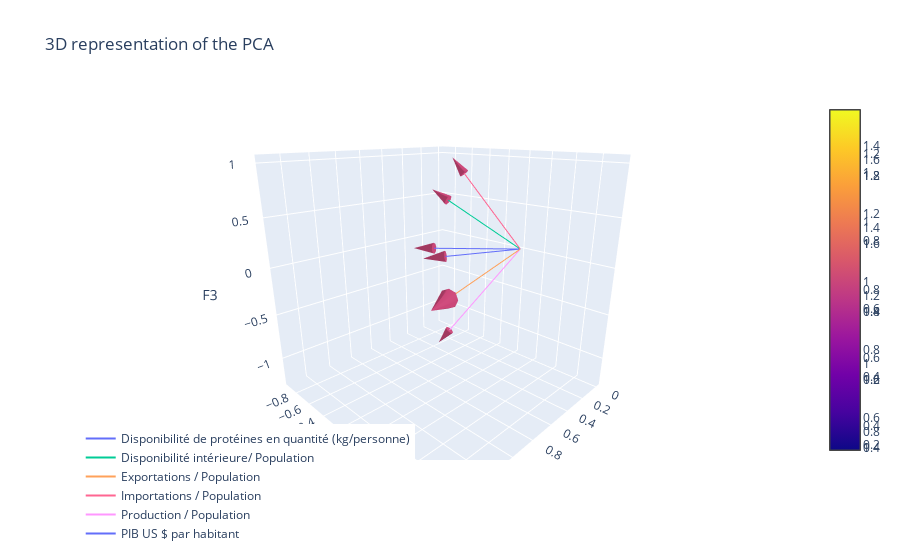

Write notebook code for a chart like this one.
### Code cell
import plotly.graph_objects as go

scaling_factor = 1.5  # Adjust the scaling factor as desired

fig = go.Figure()

for i in range(pca.components_.shape[1]):
    # Add a line for the vector
    fig.add_trace(go.Scatter3d(
        x=[0, pca.components_[0, i] * scaling_factor],
        y=[0, pca.components_[1, i] * scaling_factor],
        z=[0, pca.components_[2, i] * scaling_factor],
        mode='lines',
        name=features[i]
    ))

    # Add a cone for the arrowhead
    fig.add_trace(go.Cone(
        x=[pca.components_[0, i] * scaling_factor],
        y=[pca.components_[1, i] * scaling_factor],
        z=[pca.components_[2, i] * scaling_factor],
        u=[pca.components_[0, i] * scaling_factor],
        v=[pca.components_[1, i] * scaling_factor],
        w=[pca.components_[2, i] * scaling_factor],
        sizemode="absolute",
        sizeref=0.2,
        anchor="cm"
    ))

fig.update_layout(
    title="3D representation of the PCA",
    scene=dict(
        xaxis_title='F1',
        yaxis_title='F2',
        zaxis_title='F3',
        aspectratio=dict(x=1, y=1, z=1),
        camera=dict(eye=dict(x=1.2, y=1.2, z=0.6))
    ),
    legend=dict(
        yanchor="top",
        y=0.1,
        xanchor="left",
        x=0.001
    )
)

fig.show()

### Figure 1 — Plotly figure (JSON) as saved in the notebook; plotly's stock layout.template omitted (floating-point values rounded to 4 significant figures)
{"data": [{"mode": "lines", "name": "Disponibilité de protéines en quantité (kg/personne)", "type": "scatter3d", "x": [0, 0.2962], "y": [0, -0.7667], "z": [0, -0.1069]}, {"anchor": "cm", "sizemode": "absolute", "sizeref": 0.2, "type": "cone", "u": [0.2962], "v": [-0.7667], "w": [-0.1069], "x": [0.2962], "y": [-0.7667], "z": [-0.1069]}, {"mode": "lines", "name": "Disponibilité intérieure/ Population", "type": "scatter3d", "x": [0, 0.1587], "y": [0, -0.7228], "z": [0, 0.5017]}, {"anchor": "cm", "sizemode": "absolute", "sizeref": 0.2, "type": "cone", "u": [0.1587], "v": [-0.7228], "w": [0.5017], "x": [0.1587], "y": [-0.7228], "z": [0.5017]}, {"mode": "lines", "name": "Exportations / Population", "type": "scatter3d", "x": [0, 1.363], "y": [0, 0.5859], "z": [0, 0.1767]}, {"anchor": "cm", "sizemode": "absolute", "sizeref": 0.2, "type": "cone", "u": [1.363], "v": [0.5859], "w": [0.1767], "x": [1.363], "y": [0.5859], "z": [0.1767]}, {"mode": "lines", "name": "Importations / Population", "type": "scatter3d", "x": [0, 0.1812], "y": [0, -0.4979], "z": [0, 0.8538]}, {"anchor": "cm", "sizemode": "absolute", "sizeref": 0.2, "type": "cone", "u": [0.1812], "v": [-0.4979], "w": [0.8538], "x": [0.1812], "y": [-0.4979], "z": [0.8538]}, {"mode": "lines", "name": "Production / Population", "type": "scatter3d", "x": [0, 0.3571], "y": [0, -0.4715], "z": [0, -1.098]}, {"anchor": "cm", "sizemode": "absolute", "sizeref": 0.2, "type": "cone", "u": [0.3571], "v": [-0.4715], "w": [-1.098], "x": [0.3571], "y": [-0.4715], "z": [-1.098]}, {"mode": "lines", "name": "PIB US $ par habitant", "type": "scatter3d", "x": [0, 0.3464], "y": [0, -0.5712], "z": [0, -0.1485]}, {"anchor": "cm", "sizemode": "absolute", "sizeref": 0.2, "type": "cone", "u": [0.3464], "v": [-0.5712], "w": [-0.1485], "x": [0.3464], "y": [-0.5712], "z": [-0.1485]}], "layout": {"legend": {"x": 0.001, "xanchor": "left", "y": 0.1, "yanchor": "top"}, "scene": {"aspectratio": {"x": 1, "y": 1, "z": 1}, "camera": {"eye": {"x": 1.2, "y": 1.2, "z": 0.6}}, "xaxis": {"title": {"text": "F1"}}, "yaxis": {"title": {"text": "F2"}}, "zaxis": {"title": {"text": "F3"}}}, "title": {"text": "3D representation of the PCA"}}}
